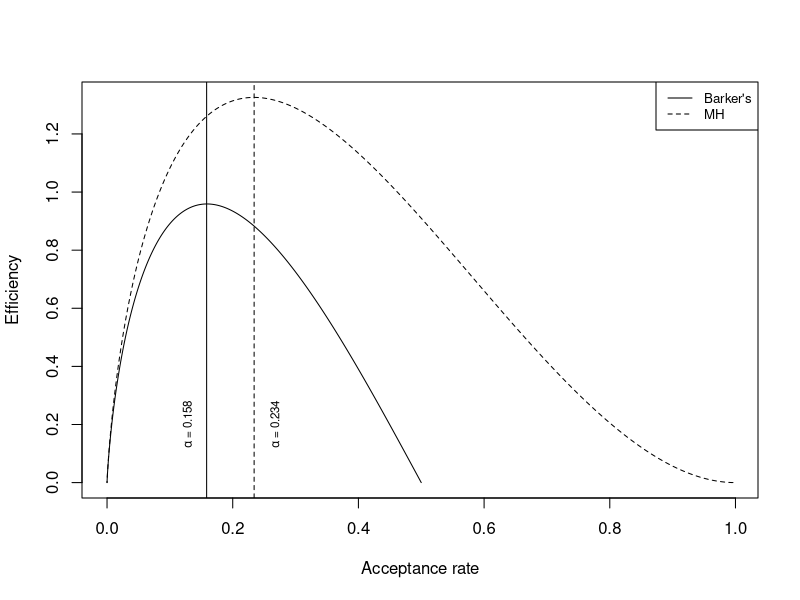
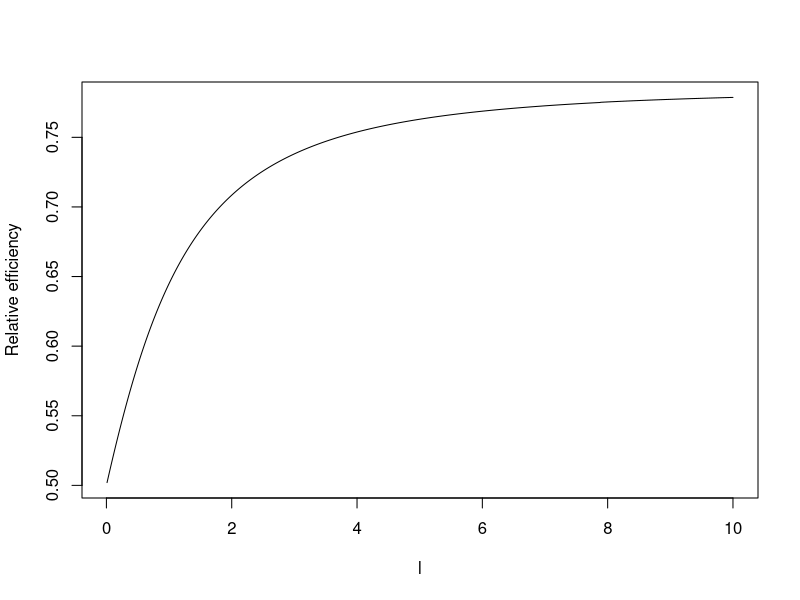

Write the R code that produced these figures, in order.
##################################################
### Plotting efficiency versus acceptance rate
### Plotting efficiency versus proposal scaling
##################################################


func_barker <- function(x, l)
{
  # Calculates integrand for finding M_B(l)
  foo <- x - log(1 + exp(x)) - log(2*pi*l^2)/2 - (x + l^2/2)^2/(2*l^2)
  return(exp(foo))
}

l <- seq(0.01, 10, length = 1e3)
bark_seq <- numeric(length(l))
mh_seq <- numeric(length(l))

for(i in 1:length(l))
{
  bark_seq[i] <- integrate(func_barker, lower = -Inf, upper = Inf, l = l[i])$value
  mh_seq[i] <- 2*pnorm(-l[i]/2)
}


# Plotting h(l) versus acceptance rate

pdf("Plots/eff_vs_acc.pdf", height = 4, width = 6)
plot(mh_seq, l^2*mh_seq, type = "l", lty = 2, xlab = "Acceptance rate", ylab = "Efficiency")
lines(bark_seq, l^2*bark_seq,  lty = 1)
abline(v = c(bark_seq[which.max(l^2*bark_seq)], mh_seq[which.max(l^2*mh_seq)]), lty = c(1,2))
legend("topright", legend = c("Barker's", "MH"), lty = c(1, 2), cex = 0.8)
text(x = 0.1277295, y = 0.2, labels = expression(alpha ~ "= 0.158"), srt = 90, cex = 0.7)
text(x = 0.266722, y = 0.2, labels = expression(alpha ~ "= 0.234"), srt = 90, cex = 0.7)
dev.off()

# Plotting h(l) versus l
# Comparison for barker's and MH.
pdf("Plots/ratio.pdf", height = 4, width = 4)
plot(l, bark_seq/mh_seq, type = "l", xlab = expression(l), ylab = "Relative efficiency")
dev.off()
